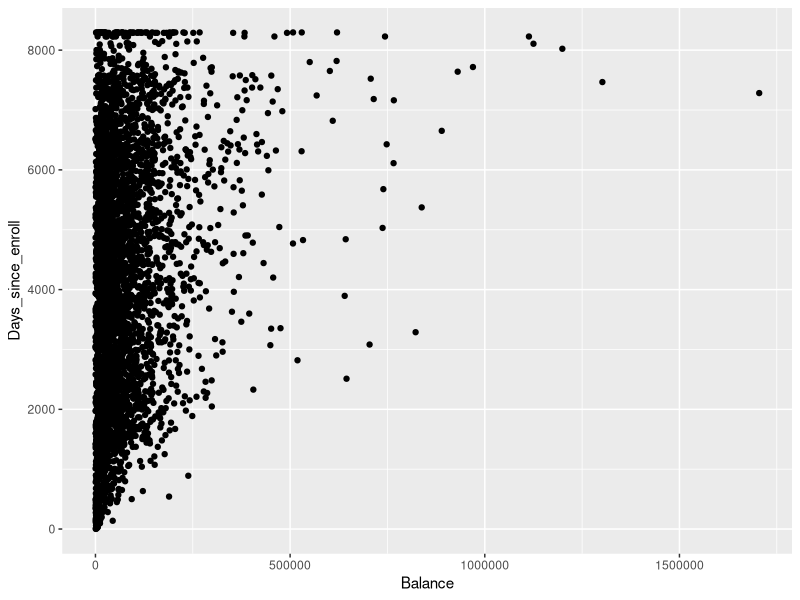
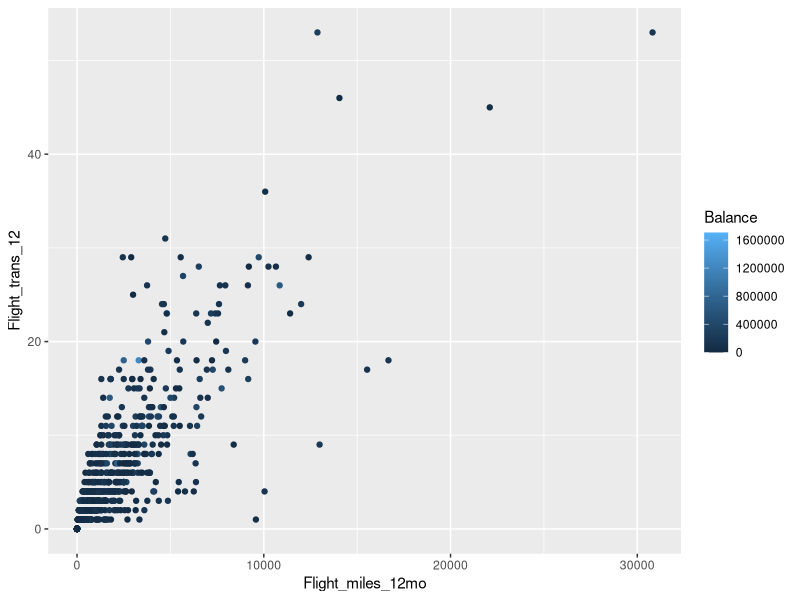
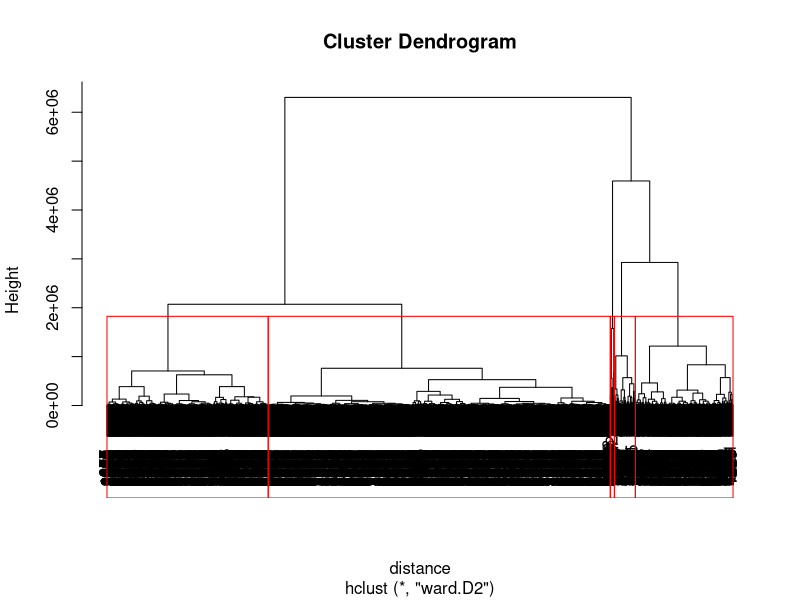
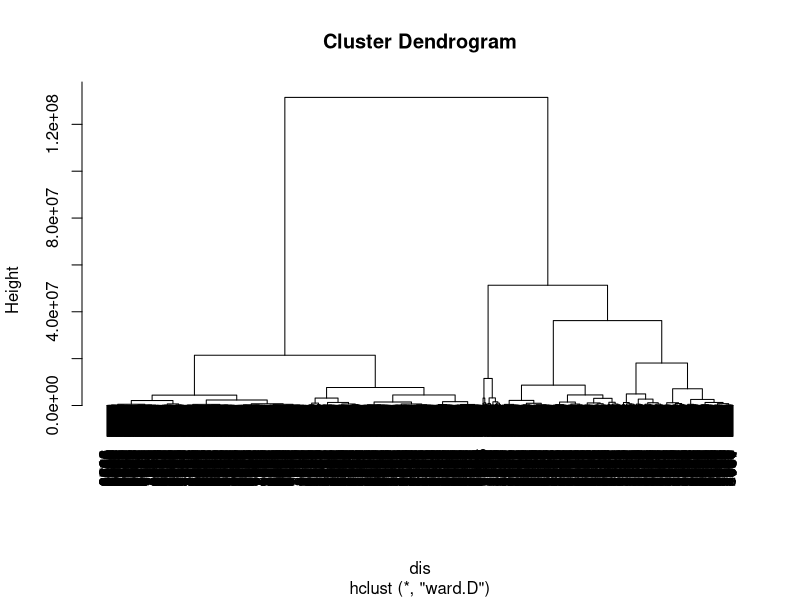

The R script that drew these images, in order:
#Perform clustering 
#(Both hierarchical and K means clustering) for the airlines data to obtain optimum number of clusters.
#Data Description:

#The file EastWestAirlinescontains information on passengers who belong to an 
#airlineâ???Ts frequent flier program. For each passenger the data include 
#information on their mileage history and on different ways they accrued or spent
#miles in the last year. The goal is to try to identify clusters of passengers 
#that have similar characteristics for the purpose of targeting different 
#segments for different types of mileage offers

#ID --Unique ID

#Balance--Number of miles eligible for award travel

#Qual_mile--Number of miles counted as qualifying for Topflight status

#cc1_miles -- Number of miles earned with freq. flyer credit card in the past 12 months:
#cc2_miles -- Number of miles earned with Rewards credit card in the past 12 months:
#cc3_miles -- Number of miles earned with Small Business credit card in the past 12 months:

#1 = under 5,000
#2 = 5,000 - 10,000
#3 = 10,001 - 25,000
#4 = 25,001 - 50,000
#5 = over 50,000

#Bonus_miles--Number of miles earned from non-flight bonus transactions in the past 12 months

#Bonus_trans--Number of non-flight bonus transactions in the past 12 months

#Flight_miles_12mo--Number of flight miles in the past 12 months

#Flight_trans_12--Number of flight transactions in the past 12 months

#Days_since_enrolled--Number of days since enrolled in flier program

#Award--whether that person had award f


getwd()
setwd("/Users/navidhithakur/Desktop/EXCELR/clustering")
airlines <- readxl::read_xlsx("east west airlines.xlsx")     
airlines

head(airlines)
tail(airlines)
colnames(airlines)
library(dplyr)
glimpse(airlines)
str(airlines)#all  are numeric variables
sum(is.na(airlines))#no missing values
sum(duplicated(airlines))#no duplicates
sum(duplicated(airlines))


library(ggplot2)
plot <- ggplot(data=airlines,aes(x=Balance,y=Days_since_enroll))+geom_point()
plot
plot1 <- ggplot(airlines,mapping=aes(x=Flight_miles_12mo,y=Flight_trans_12,color=Balance))+geom_point()  
plot1
#0-10000 flight miles have maximum customers
#days since enrolled and balance miles lies more betwn 0-5lac.

#data normalization
library(caret)
prep <- preProcess(airlines[,2:11],method=c("center","scale"))
normalized <- predict(prep,airlines[,2:11])
head(normalized)
summary(normalized)

#Measuring Distance 
# data has  dummy  variables in cc and awards.
#euclidean,method=ward

distance <- dist(airlines[2:11],method="euclidean")
head(distance)
hclust1 <- hclust(distance,method="ward.D2")
plot(hclust1)

groups <- cutree(hclust1,k=5)
rect.hclust(hclust1,border="red",k=5)

#method 2
dis <- dist(airlines[2:11],method="manhattan")
clustermiles <- hclust(dis,method="ward.D")
plot(clustermiles)
clusterg <- cutree(clustermiles,k=5)
#percentage of passengers in each cluster 
tapply(airlines$`Award?`,clusterg,mean)#4th cluster has highest passengers with awards
tapply(airlines$cc1_miles,clusterg,mean)#4th cluster has highest passengers with cc1
tapply(airlines$cc2_miles,clusterg,mean)#4th cluster has highest cc2 miles
tapply(airlines$cc3_miles,clusterg,mean)#4th has highest cc3 miles
tapply(airlines$Balance,clusterg,mean)
tapply(airlines$Days_since_enroll,clusterg,mean)
tapply(airlines$Flight_miles_12mo,clusterg,mean)
#from the above,we can see that among all clusters,4th has highest in every
#so we cantarget passengers in cluster 4 for more offers.

subset(airlines,Balance=="41354")#checking which cluster has 41354
clusterg[3]
#hence it belongs to cluster 2.
#checking what other ids are in same cluster 2
cluster2 <- subset(airlines,clusterg==2)
cluster2$'ID#'[1:20]
#Hence we can target cluster2 ids with promotional offers..similarly with other cluster depending on their miles.







